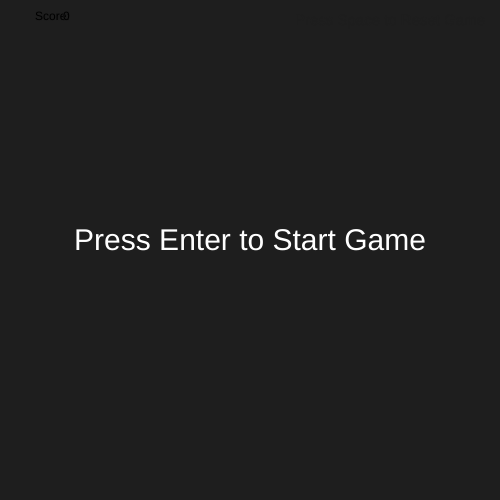
Frame 1 (no input)
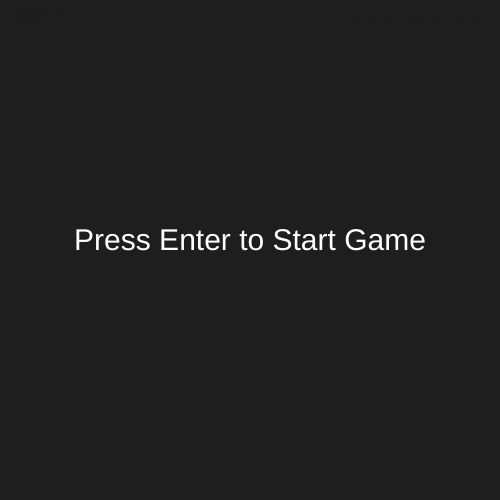
Frame 60 (no input)
Frame 120 (the mouse pressed at the canvas centre since frame 60): identical to frame 60, image omitted

The p5.js sketch that drew these frames (run headless with seeded random() and noise() and a simulated clock; from frame 60 on, the mouse is pressed at the canvas centre):

// p5.js sketch
// ── sketch.js
let score = 0;
let scle = 20;
let bg = 30;

let h, f, b;

let tGameStart;
let tReset;

let gameStart = false;

function setup() {

    createCanvas(500, 500);
    frameRate(40);
    
    h = new Hero();
    f = new Fruit();
    b = new Bomb();

    tGameStart = new Text(255, 30, 'Press Enter to Start Game', width/2, height/2);
    tReset = new Text(bg, 15, 'Press Space to Reset Game', 390, 25);

}

function draw() {

    background(bg);

    //Displays Score
    stroke(bg);
    text('Score: ', 35, 20);
    text(score, 63, 20);

    tGameStart.display();
    tReset.display();

    //Shows Elements when Game is Started
    if(gameStart) {
        f.display();
        f.fall();
        f.score();
        h.display();
        h.move();
        b.display();
        b.move();
    }

}

function keyPressed() {

    //Resets Game when Space is Pressed
    if(key == ' ') {
        h.reset();
        f.reset();
        b.reset();
        gameStart = false;
        score = 0;
        console.log('RESET');
    }

    //Before Game Start, and After Game Start
    if(!gameStart) {
        tGameStart.show();
        tReset.hide();
        if(keyCode === ENTER) {
            gameStart = true;
            tGameStart.hide();
            tReset.show();
            console.log('START');
        }
    }

}
// ── bomb.js
class Bomb {

    constructor() {
        
    }

}
// ── fruit.js
class Fruit {

    constructor() {
        this.scle = 10;
        this.size = 20;
        this.x = (this.scle)*Math.round(random(0,50));
        this.y = 10;
        this.ySpeed = 20;
    }

    display() {

        fill(0, 0, 255);
        noStroke();
        rect(this.x, this.y, this.size, this.size);

    }

    fall() {

        this.y += this.ySpeed;
        
        if(this.y > height + this.scle) {
            this.reset();
            console.log('OOPS!');
        }

    }

    score() {

        if(this.x >= h.x && this.x <= h.x + h.scle*h.size && this.y + this.size/2 == h.y) {
            this.reset();
            score++;
            console.log('SCORE');
        }

    }

    reset() {

        this.y = 10;
        this.x = (this.scle)*Math.round(random(0,50));
    }
}
// ── hero.js
class Hero {

    constructor() {
        this.scle = 20;
        this.size = 5;
        this.x = this.x = width / 2 - ((this.scle*this.size)/2);
        this.y = height - 60;
        this.xSpeed = 0;
    }

    display() {

        fill(255);
        noStroke();
        rect(this.x, this.y, this.scle*this.size, this.scle);

    }

    update(i) {

        //Constrains h.x to Edges of Canvas
        this.x = constrain(this.x, 0, width - this.scle*this.size);

        switch(i) {
            case 0:
                this.xSpeed = 0;
                break;
            case 1:
                this.xSpeed = this.scle;
                this.x += this.xSpeed;
                break;
            case 2:
                this.xSpeed = -this.scle;
                this.x += this.xSpeed;
                break;
        }

    }

    move() {

        //Moves Hero Left and Right
        if(keyIsDown(RIGHT_ARROW)) {
            h.update(1);
        } else if(keyIsDown(LEFT_ARROW)) {
            h.update(2);
        } else {
            h.update(0);
        }

    }

    reset() {

        this.x = this.x = width / 2 - ((this.scle*this.size)/2); 
    }


}
// ── text.js
class Text {

    constructor(myFill, myTextSize, myText, myX, myY) {
        this.fill = myFill;
        this.textSize = myTextSize;
        this.text = myText;
        this.x = myX;
        this.y = myY;
    }

    display() {

        fill(this.fill);
        noStroke();
        textSize(this.textSize);
        textAlign(CENTER);
        text(this.text, this.x, this.y);

    }

    hide() {

        this.fill = bg;

    }

    show() {

        this.fill = 255;

    }

}
